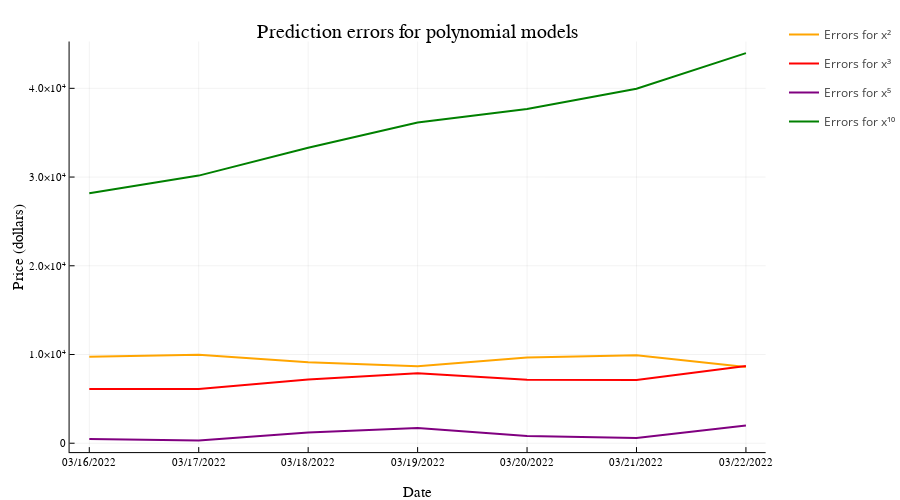

The notebook cell this image was saved under:
### Markdown cell above
As we can see, the solution we get depends on the polynomial degree we decided to work with. One tends to think that the higher the degree the better, but that is not completely true. The reason is that we may end up overfitting, which means that we will find a solution that fits really good for the historical data but performs really bad with new data. Let's review the prediction error for these models.

### Code cell
using Polynomials

function polynomialModelErrors()
    xdata = D
    ydata = reverse(bit)
    poly_errors(xdata, ydata)    
end

function poly_errors(xdata, ydata)    
    realPrices = [41118.7, 40914.8, 41767.8, 42233.0, 41276.0, 41022.0, 42373.0]
    dates = ["03/16/2022","03/17/2022","03/18/2022","03/19/2022","03/20/2022","03/21/2022","03/22/2022"]
    
    xlin = range(xdata[1], xdata[end])
    errors2 = 
    # plotting
    pfit2 = fit(xdata, ydata, 2)
    pfit3 = fit(xdata, ydata, 3)
    pfit5 = fit(xdata, ydata, 5)
    pfit10 = fit(xdata, ydata, 10)
    index = 805
    errors2 = []
    errors3 = []
    errors5 = []
    errors10 = []
    for i in 1:7
        error2 = abs(pfit2(805+i)-realPrices[i])
        error3 = abs(pfit3(805+i)-realPrices[i])
        error5 = abs(pfit5(805+i)-realPrices[i])
        error10 = abs(pfit10(805+i)-realPrices[i])
        push!(errors2,error2)
        push!(errors3,error3)
        push!(errors5,error5)
        push!(errors10,error10)
    end
    
    plot(dates, errors2, linewidth=2,label="Errors for x²",size = (900, 500), color="orange")
    plot!(dates, errors3, linewidth=2,label="Errors for x³", color="red")
    plot!(dates, errors5, linewidth=2,label="Errors for x⁵", color="purple")
    plot!(dates, errors10, linewidth=2,label="Errors for x¹⁰", color="green")
    xaxis!("Date")
    yaxis!("Price (dollars)")
    title!("Prediction errors for polynomial models")
end

polynomialModelErrors()

### Figure 1 — Plotly figure (JSON) as saved in the notebook; plotly's stock layout.template omitted (floating-point values rounded to 4 significant figures)
{"data": [{"colorbar": {"title": ""}, "legendgroup": "Errors for x²", "line": {"color": "rgba(255, 165, 0, 1.000)", "dash": "solid", "shape": "linear", "width": 2}, "mode": "lines", "name": "Errors for x²", "showlegend": true, "type": "scatter", "x": [0.5, 1.5, 2.5, 3.5, 4.5, 5.5, 6.5], "xaxis": "x", "y": [9751.0, 9971.0, 9134.0, 8685.0, 9657.0, 9927.0, 8592.0], "yaxis": "y", "zmax": null, "zmin": null}, {"colorbar": {"title": ""}, "legendgroup": "Errors for x³", "line": {"color": "rgba(255, 0, 0, 1.000)", "dash": "solid", "shape": "linear", "width": 2}, "mode": "lines", "name": "Errors for x³", "showlegend": true, "type": "scatter", "x": [0.5, 1.5, 2.5, 3.5, 4.5, 5.5, 6.5], "xaxis": "x", "y": [6100.0, 6116.0, 7191.0, 7879.0, 7147.0, 7119.0, 8698.0], "yaxis": "y", "zmax": null, "zmin": null}, {"colorbar": {"title": ""}, "legendgroup": "Errors for x⁵", "line": {"color": "rgba(128, 0, 128, 1.000)", "dash": "solid", "shape": "linear", "width": 2}, "mode": "lines", "name": "Errors for x⁵", "showlegend": true, "type": "scatter", "x": [0.5, 1.5, 2.5, 3.5, 4.5, 5.5, 6.5], "xaxis": "x", "y": [467.1, 310.5, 1210.0, 1721.0, 808.1, 597.6, 1991.0], "yaxis": "y", "zmax": null, "zmin": null}, {"colorbar": {"title": ""}, "legendgroup": "Errors for x¹⁰", "line": {"color": "rgba(0, 128, 0, 1.000)", "dash": "solid", "shape": "linear", "width": 2}, "mode": "lines", "name": "Errors for x¹⁰", "showlegend": true, "type": "scatter", "x": [0.5, 1.5, 2.5, 3.5, 4.5, 5.5, 6.5], "xaxis": "x", "y": [28160.0, 30160.0, 33310.0, 36150.0, 37660.0, 39960.0, 43970.0], "yaxis": "y", "zmax": null, "zmin": null}], "layout": {"annotations": [{"font": {"color": "rgba(0, 0, 0, 1.000)", "family": "sans-serif", "size": 20}, "rotation": 0, "showarrow": false, "text": "Prediction errors for polynomial models", "x": 0.5431, "xanchor": "center", "xref": "paper", "y": 1, "yanchor": "top", "yref": "paper"}], "height": 500, "legend_position": {"bgcolor": "rgba(255, 255, 255, 1.000)", "bordercolor": "rgba(0, 0, 0, 1.000)", "borderwidth": 1, "font": {"color": "rgba(0, 0, 0, 1.000)", "family": "sans-serif", "size": 11}, "title": {"font": {"color": "rgba(0, 0, 0, 1.000)", "family": "sans-serif", "size": 15}, "text": ""}, "tracegroupgap": 0, "traceorder": "normal", "x": 1, "xanchor": "auto", "y": 1, "yanchor": "auto"}, "margin": {"b": 20, "l": 0, "r": 0, "t": 20}, "paper_bgcolor": "rgba(255, 255, 255, 1.000)", "plot_bgcolor": "rgba(255, 255, 255, 1.000)", "showlegend": true, "width": 900, "xaxis": {"anchor": "y", "domain": [0.09049, 0.9956], "gridcolor": "rgba(0, 0, 0, 0.100)", "gridwidth": 0.5, "linecolor": "rgba(0, 0, 0, 1.000)", "mirror": false, "range": [0.32, 6.68], "showgrid": true, "showline": true, "showticklabels": true, "tickangle": 0, "tickcolor": "rgb(0, 0, 0)", "tickfont": {"color": "rgba(0, 0, 0, 1.000)", "family": "sans-serif", "size": 11}, "tickmode": "array", "ticks": "inside", "ticktext": ["03/16/2022", "03/17/2022", "03/18/2022", "03/19/2022", "03/20/2022", "03/21/2022", "03/22/2022"], "tickvals": [0.5, 1.5, 2.5, 3.5, 4.5, 5.5, 6.5], "title": "Date", "titlefont": {"color": "rgba(0, 0, 0, 1.000)", "family": "sans-serif", "size": 15}, "type": "-", "visible": true, "zeroline": false, "zerolinecolor": "rgba(0, 0, 0, 1.000)"}, "yaxis": {"anchor": "x", "domain": [0.06065, 0.9532], "gridcolor": "rgba(0, 0, 0, 0.100)", "gridwidth": 0.5, "linecolor": "rgba(0, 0, 0, 1.000)", "mirror": false, "range": [-999.2, 45280.0], "showgrid": true, "showline": true, "showticklabels": true, "tickangle": 0, "tickcolor": "rgb(0, 0, 0)", "tickfont": {"color": "rgba(0, 0, 0, 1.000)", "family": "sans-serif", "size": 11}, "tickmode": "array", "ticks": "inside", "ticktext": ["0", "1.0×10⁴", "2.0×10⁴", "3.0×10⁴", "4.0×10⁴"], "tickvals": [0, 10000, 20000, 30000, 40000], "title": "Price (dollars)", "titlefont": {"color": "rgba(0, 0, 0, 1.000)", "family": "sans-serif", "size": 15}, "type": "-", "visible": true, "zeroline": false, "zerolinecolor": "rgba(0, 0, 0, 1.000)"}}}
